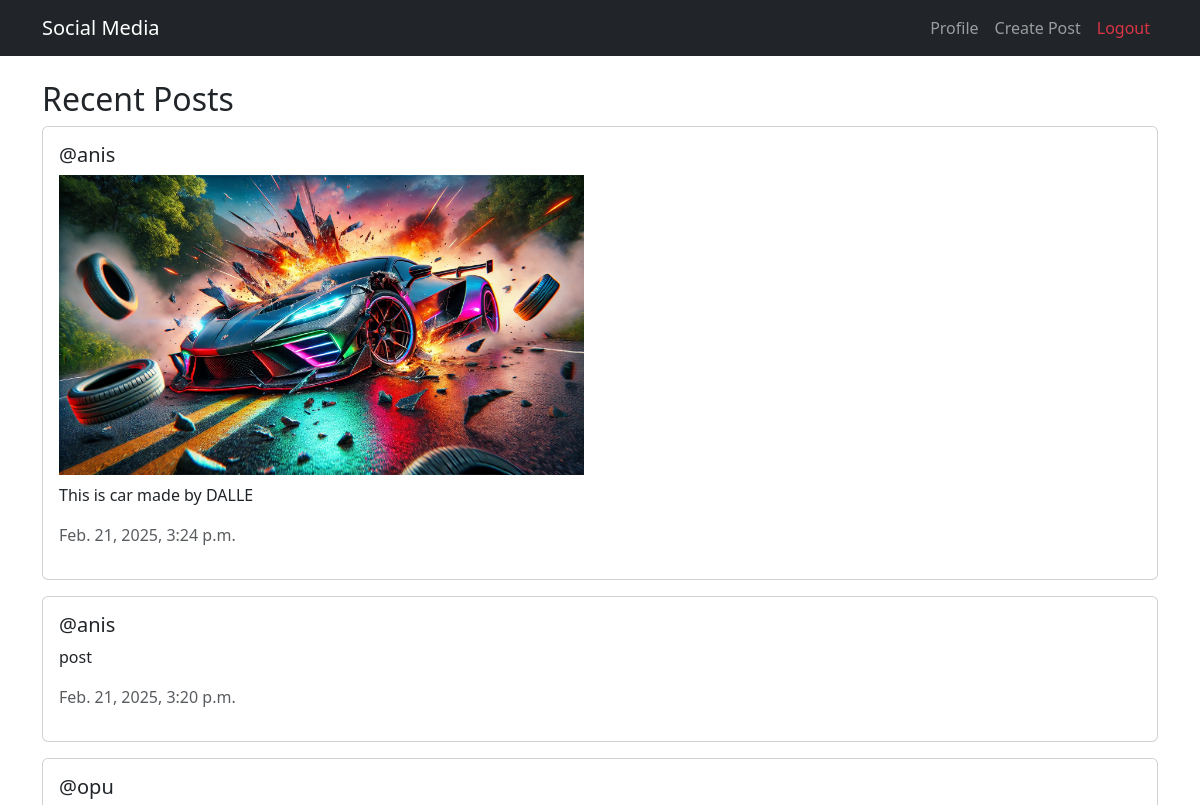
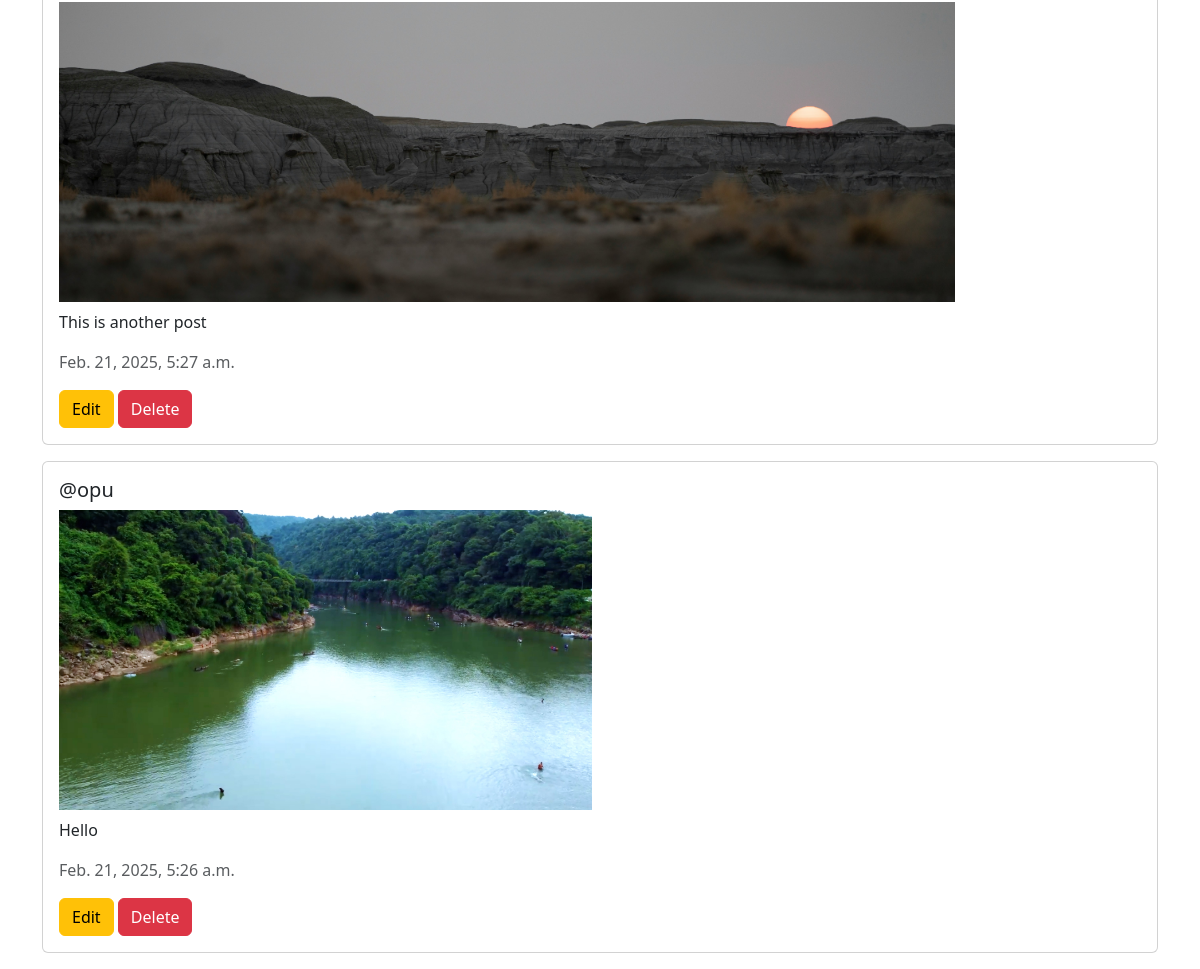
The app's page / (signed in) with its own data (2 pictures, top to bottom).
### posts/models.py (models this page shows, shortened)
class Post(models.Model):
    user = models.ForeignKey(User, on_delete=models.CASCADE)
    content = models.TextField()
    image = models.ImageField(upload_to='post_images/', blank=True, null=True)
    created_at = models.DateTimeField(auto_now_add=True)

### posts/views.py (the view)
# urls.py: path('', views.home, name='home'),
def home(request):
    posts = Post.objects.all().order_by('-created_at')
    return render(request, 'home.html', {'posts': posts})

### posts/templates/home.html
{% extends 'base.html' %}
{% block content %}
<h2>Recent Posts</h2>
{% if posts %}
{% for post in posts %}
<div class="card mb-3">
    <div class="card-body">
        <h5 class="card-title">@{{ post.user.username }}</h5>
        {% if post.image %}
        <img src="{{ post.image.url }}" class="img-fluid mb-2" alt="Post Image" style="max-height: 300px;">
        {% endif %}
        <p class="card-text">{{ post.content }}</p>
        <p class="text-muted">{{ post.created_at }}</p>
        {% if request.user.is_authenticated and request.user == post.user %}
        <a href="{% url 'edit_post' post.id %}" class="btn btn-warning">Edit</a>
        <a href="{% url 'delete_post' post.id %}" class="btn btn-danger">Delete</a>
        {% endif %}
    </div>
</div>
{% endfor %}
{% else %}
<p>No posts available.</p>
{% endif %}
{% endblock %}

### records on screen
Post: user.username "anis", image (picture), content "This is car made by DALLE", created_at "Feb. 21, 2025, 3:24 p.m."
Post: user.username "anis", content "post", created_at "Feb. 21, 2025, 3:20 p.m."
Post: user.username "opu", image (picture), content "This is another post", created_at "Feb. 21, 2025, 5:27 a.m.", shows "Edit"
Post: user.username "opu", image (picture), content "Hello", created_at "Feb. 21, 2025, 5:26 a.m.", shows "Edit"
